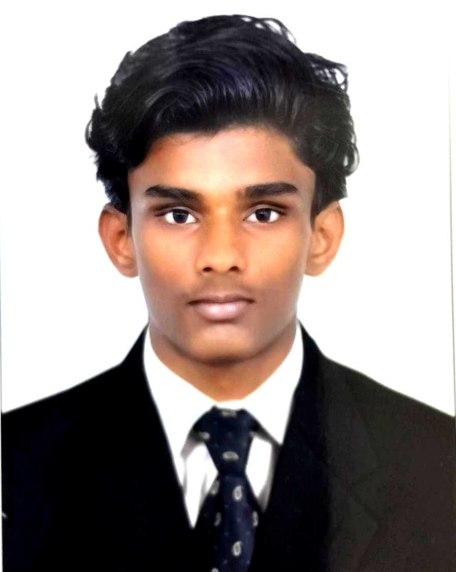
#> input picture Sturdy-Octo-Disco-Adding-Sunglasses-for-a-Cool-New-Look-main/NAINA.png, 456 x 572 px
$ jupyter execute main_sunglass.ipynb
#> lines starting #> are read from the running program, lines starting #| are printed output that depends on the picture; after the words box and inside, x2 and y2 are one past the last pixel; in counts of white or black regions, pixels touching at a corner belong together
[cell 1]
# Import libraries
import cv2
import numpy as np
import matplotlib.pyplot as plt

[cell 2]
# Load the Face Image
faceImage = cv2.imread('NAINA.png')
#> faceImage is the input picture: shape (572, 456, 3); mean B, G, R 135.4, 139, 149.7
plt.imshow(faceImage[:,:,::-1]);plt.title("Face")

[cell 3]
faceImage.shape
#> Out = (572, 456, 3)

[cell 4]
#resized_faceImage.shape
faceImage.shape
#> Out = (572, 456, 3)

[cell 5]
# Load the Sunglass image with Alpha channel
# (http://pluspng.com/sunglass-png-1104.html)
glassPNG = cv2.imread('sunglass.png',-1)
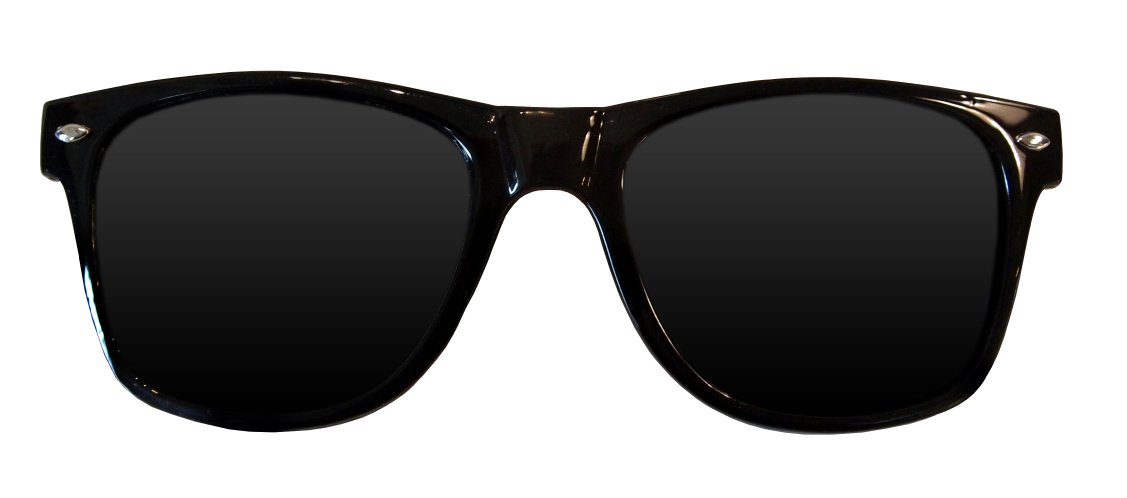
#> input picture Sturdy-Octo-Disco-Adding-Sunglasses-for-a-Cool-New-Look-main/sunglass.png, 3381 x 1494 px (shown at 1/3 size)
#> glassPNG is the input picture: shape (1494, 3381, 4); mean B, G, R, A 141.9, 142.2, 142.4, 125.6
plt.imshow(glassPNG[:,:,::-1]);plt.title("glassPNG")
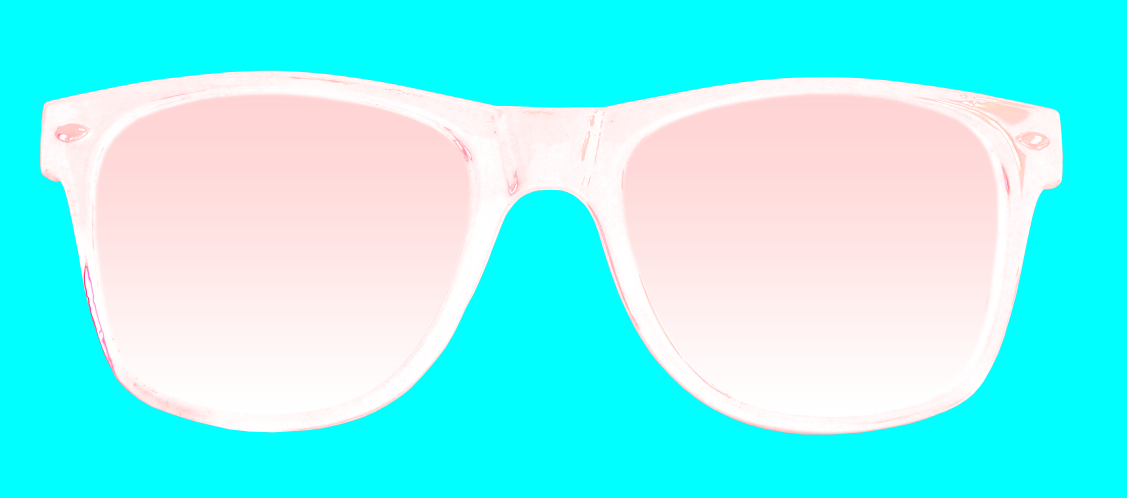
#> shown: shape (1494, 3381, 4) (shown at 1/3 size); mean R, G, B, A 125.6, 142.4, 142.2, 141.9; transparent parts drawn white

[cell 6]
# Resize the image to fit over the eye region
glassPNG = cv2.resize(glassPNG,(210,70))
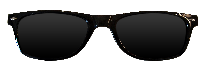
#> glassPNG: shape (70, 210, 4); mean B, G, R, A 141.8, 142, 142.3, 125.7
print("image Dimension ={}".format(glassPNG.shape))
#| image Dimension =(70, 210, 4)

[cell 7]
# Separate the Color and alpha channels
glassBGR = glassPNG[:,:,0:3]
glassMask1 = glassPNG[:,:,3]

[cell 8]
# Display the images for clarity
plt.figure(figsize=[15,15])
plt.subplot(121);plt.imshow(glassBGR[:,:,::-1]);plt.title('Sunglass Color channels');
plt.subplot(122);plt.imshow(glassMask1,cmap='gray');plt.title('Sunglass Alpha channel');

[cell 9]
# Make a copy
#faceWithGlassesNaive = resized_faceImage.copy()
faceWithGlassesNaive = faceImage.copy()

# Replace the eye region with the sunglass image
faceWithGlassesNaive[180:250,120:330]=glassBGR
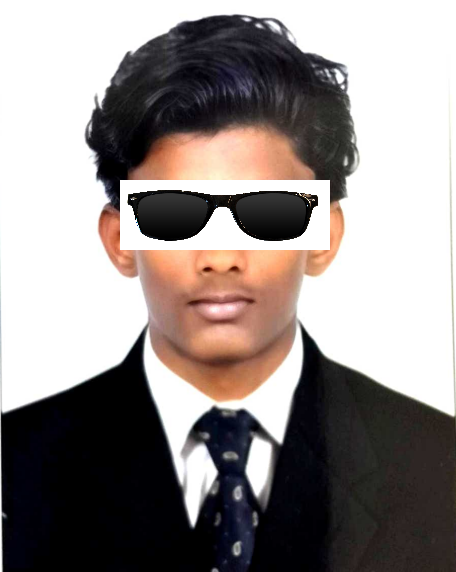
#> faceWithGlassesNaive: shape (572, 456, 3); 5.64% of pixels changed, all inside (x1, y1, x2, y2) = (120, 180, 330, 250)

plt.imshow(faceWithGlassesNaive[...,::-1])

[cell 10]
# Make the dimensions of the mask same as the input image.
# Since Face Image is a 3-channel image, we create a 3 channel image for the mask
glassMask = cv2.merge((glassMask1,glassMask1,glassMask1))

# Make the values [0,1] since we are using arithmetic operations
glassMask = np.uint8(glassMask/255)
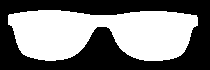
#> glassMask: shape (70, 210, 3); values 0 (black) and 1 (white), 49.1% white; 1 white region, box (x1, y1, x2, y2) and area: (8, 10, 198, 61) 7218

# Make a copy
faceWithGlassesArithmetic = faceImage.copy()

# Get the eye region from the face image
eyeROI= faceWithGlassesArithmetic[180:250,120:330]
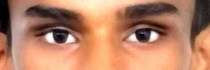
#> eyeROI: shape (70, 210, 3); mean B, G, R 102.4, 129.6, 183.5

# Use the mask to create the masked eye region
maskedEye = cv2.multiply(eyeROI,(1-  glassMask ))

# Use the mask to create the masked sunglass region
maskedGlass = cv2.multiply(glassBGR,glassMask)
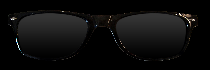
#> maskedGlass: shape (70, 210, 3); mean B, G, R 12.5, 12.7, 13

# Combine the Sunglass in the Eye Region to get the augmented image
eyeRoiFinal = cv2.add(maskedEye, maskedGlass)
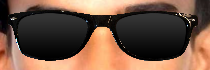
#> eyeRoiFinal: shape (70, 210, 3); mean B, G, R 67.7, 84.5, 113.1

# Display the intermediate results
plt.figure(figsize=[20,20])
plt.subplot(131);plt.imshow(maskedEye[...,::-1]);plt.title("Masked Eye Region")
plt.subplot(132);plt.imshow(maskedGlass[...,::-1]);plt.title("Masked Sunglass Region")
plt.subplot(133);plt.imshow(eyeRoiFinal[...,::-1]);plt.title("Augmented Eye and Sunglass")

[cell 11]
# Replace the eye ROI with the output from the previous section
faceWithGlassesArithmetic[180:250,120:330]=eyeRoiFinal
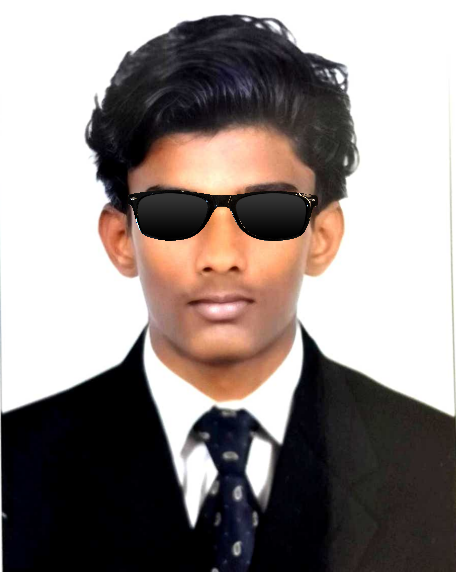
#> faceWithGlassesArithmetic: shape (572, 456, 3); 2.77% of pixels changed, all inside (x1, y1, x2, y2) = (128, 190, 318, 241)

# Display the final result
plt.figure(figsize=[20,20]);
plt.subplot(121);plt.imshow(faceImage[:,:,::-1]); plt.title("Original Image");
plt.subplot(122);plt.imshow(faceWithGlassesArithmetic[:,:,::-1]);plt.title("With Sunglasses");
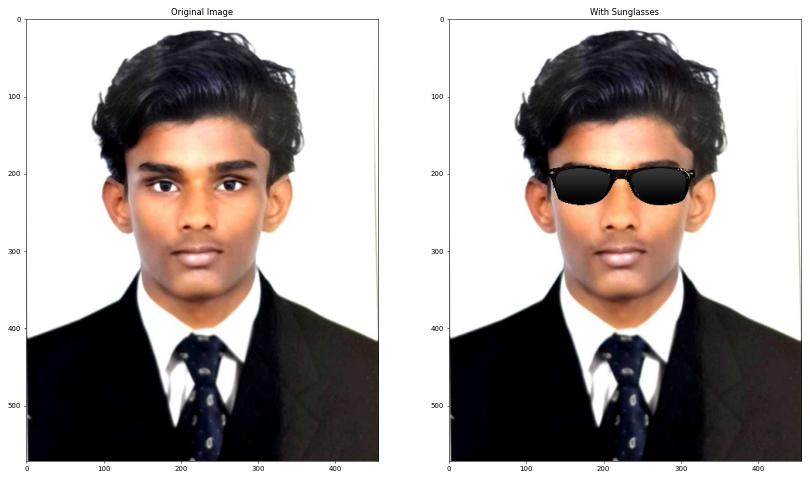
#> figure drawn by matplotlib, 2 panels
